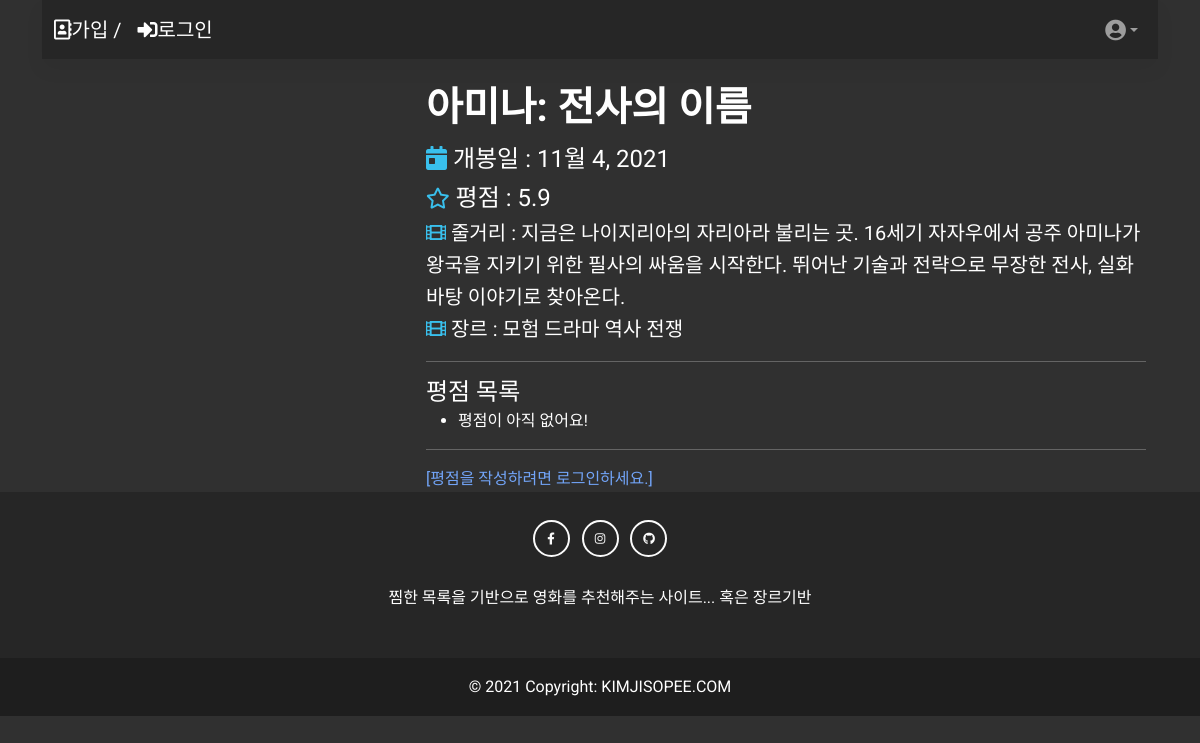
Screenshot of /movies/11/ with the database file from the repository.
### movies/models.py (models this page shows, shortened)
class Movie(models.Model):
    title = models.CharField(max_length=100)
    release_date = models.DateField()
    popularity = models.FloatField()
    vote_count = models.IntegerField()
    vote_average = models.FloatField()
    overview = models.TextField()
    poster_path = models.CharField(max_length=200)
    genres = models.ManyToManyField(Genre)
    like_users = models.ManyToManyField(settings.AUTH_USER_MODEL, related_name='like_movies')

class Genre(models.Model):
    name = models.CharField(max_length=50)

### movies/views.py (the view)
# urls.py: path('<int:movie_pk>/', views.detail, name='detail'),
@require_safe
def detail(request, movie_pk):
    movies = Movie.objects.all()
    movie = get_object_or_404(Movie, pk=movie_pk)
    comment_form = MovieCommentForm()
    comments = movie.moviecomment_set.all()
    context = {
        'movies': movies,
        'movie': movie,
        'url':"https://image.tmdb.org/t/p/original"+movie.poster_path,
        'comment_form': comment_form,
        'comments': comments,
    }
    return render(request, 'movies/detail.html', context)

### movies/templates/movies/detail.html (shortened to what this page needs)
{% extends 'base.html' %}
{% block content %}
  <br>
  <div class='container'>
    <div class='row'>
      <div class='box col-4 mb-4'>
      </div>
      <div class='box col-8'>
        <h1 class='fw-bold'>{{ movie.title }}</h1>
        <div class='fs-4'><i class="fas fa-calendar-day text-info"></i> 개봉일 : {{ movie.release_date }}</div>
        <div class='fs-4'><i class="far fa-star text-info fa-sm"></i> 평점 : {{ movie.vote_average }}</div>
        {% if movie.overview %}
          <div class='fs-5'><i class="fas fa-film text-info"></i> 줄거리 : {{ movie.overview }}</div>
        {% endif %}
        <div class='fs-5'><i class="fas fa-film text-info"></i> 장르 :
          {% for genre in movie.genres.all %}
            {{ genre.name }}
          {% endfor %}
        </div>
        <hr>
        <h4 class='d-inline'>평점 목록</h4>
        <ul>
          {% for comment in comments %}
            <li>
              <div class='text-warning d-inline-block'>
                {% if comment.rank == 1 %}★
                {% elif comment.rank == 2 %}★★
                {% elif comment.rank == 3 %}★★★
                {% elif comment.rank == 4 %}★★★★
                {% else %}★★★★★
                {% endif %}
              </div>
              <div class='d-inline-block'>{{ comment.content }} - {{ comment.user }}</div>
              {% if user == comment.user %}
                <form action="{% url 'movies:comments_delete' movie.pk comment.pk %}" method="POST" class="d-inline">
                  {% csrf_token %}
                  <button class="btn btn-outline-danger btn-sm">
                    <i class="fas fa-trash-alt fa-sm"></i>
                  </button>
                </form>
              {% endif %}
            </li>
          {% empty %}
            <li>평점이 아직 없어요!</li>
          {% endfor %}
        </ul>
        <hr>
        {% if request.user.is_authenticated %}
            <form action="{% url 'movies:comments_create' movie.pk %}" method="POST" class='row'>
              {% csrf_token %}
              <div class='col-8 d-flex align-items-stretch'>{{ comment_form }}</div>
              <input type="submit" class='btn btn-outline-light col-2' value='등록'>
            </form>
        {% else %}
          <a href="{% url 'accounts:login' %}">[평점을 작성하려면 로그인하세요.]</a>
        {% endif %}
      </div>
    </div>
  </div>
{% endblock %}

### rows the page displays
Movie: title "아미나: 전사의 이름", release_date "11월 4, 2021", vote_average "5.9", overview "지금은 나이지리아의 자리아라 불리는 곳. 16세기 자자우에서 공주 아미나가 왕국을 지키기 위한 필사의 싸움을 시작한다. 뛰어난 기술과 전략으로 무장한 전사, 실화 바탕 이야기로 찾아온다."
Genre: name "모험"
Genre: name "드라마"
Genre: name "역사"
Genre: name "전쟁"
